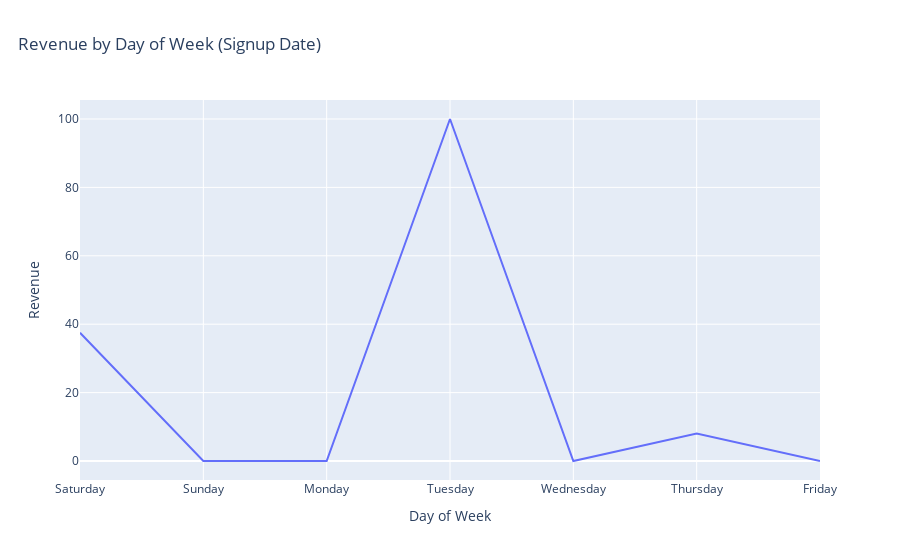

Source (notebook cell):
### Markdown cell above
#### Question 2 — Revenue Trend (Monthly)

### Code cell
df["signup_date"] = pd.to_datetime(
    df["signup_date"],
    dayfirst=True,
    errors="coerce"
)


df["day_of_week"] = df["signup_date"].dt.day_name()

dow_order = [
   "Saturday","Sunday", "Monday", "Tuesday", "Wednesday",
    "Thursday", "Friday"
]

df["day_of_week"] = pd.Categorical(
    df["day_of_week"],
    categories=dow_order,
    ordered=True
)


trend = (
    df.groupby("day_of_week", dropna=False)
    .agg(
        n=("order_id", "size"),
        revenue=("amount", "sum"),
    )
    .reset_index()
    .sort_values("day_of_week")
)

trend

fig = px.line(
    trend,
    x="day_of_week",
    y="revenue",
    title="Revenue by Day of Week (Signup Date)",
)

fig.update_layout(title={"x": 0.02})
fig.update_xaxes(title_text="Day of Week")
fig.update_yaxes(title_text="Revenue")

save_fig(fig, FIGS / "revenue_trend_day_of_week.png")
fig

### Figure 1 — Plotly figure (JSON) as saved in the notebook; plotly's stock layout.template omitted (floating-point values rounded to 4 significant figures)
{"data": [{"hovertemplate": "day_of_week=%{x}<br>revenue=%{y}<extra></extra>", "legendgroup": "", "line": {"color": "#636efa", "dash": "solid"}, "marker": {"symbol": "circle"}, "mode": "lines", "name": "", "orientation": "v", "showlegend": false, "type": "scatter", "x": ["Saturday", "Sunday", "Monday", "Tuesday", "Wednesday", "Thursday", "Friday"], "xaxis": "x", "y": [37.5, 0.0, 0.0, 100.0, 0.0, 8.0, 0.0], "yaxis": "y"}], "layout": {"legend": {"tracegroupgap": 0}, "title": {"text": "Revenue by Day of Week (Signup Date)", "x": 0.02}, "xaxis": {"anchor": "y", "domain": [0, 1], "title": {"text": "Day of Week"}}, "yaxis": {"anchor": "x", "domain": [0, 1], "title": {"text": "Revenue"}}}}
